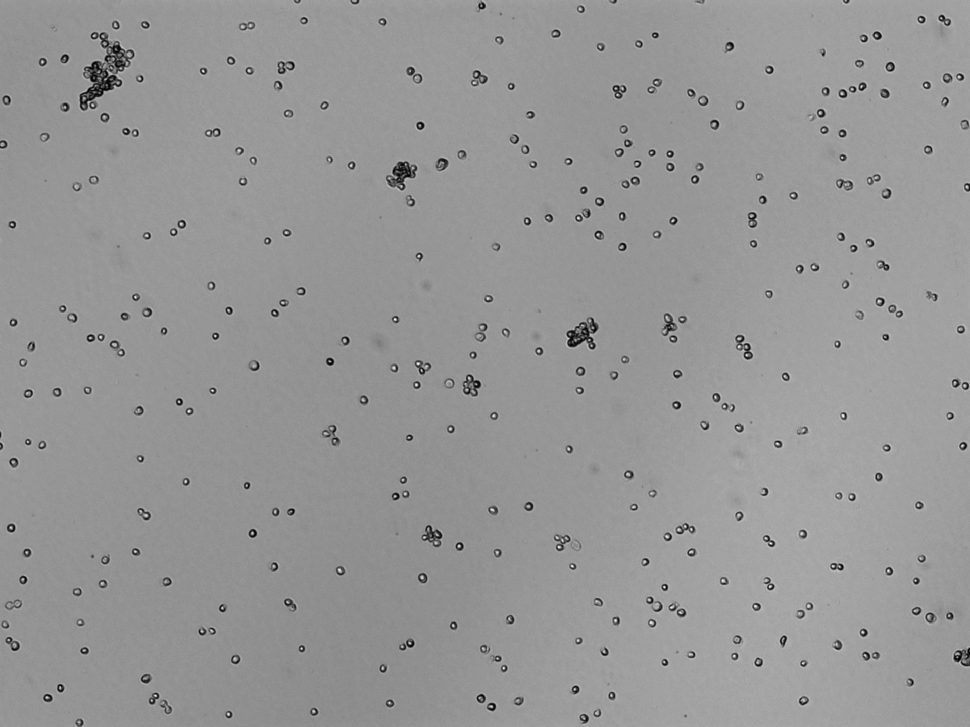
%> input picture ressources/exercise_sols/w5/CellData/Sample E2 - U2OS AP channel.tiff, 970 x 727 px, shrunk from 1920 x 1440 before the run
$ octave --eval "result = CountCellNuclei(imread('CellData/Sample E2 - U2OS AP channel.tiff'));"   (GNU Octave 9; MATLAB toolbox functions it lacks are replaced by stand-ins)
%> lines starting %> are read from the running program, lines starting %| are printed output that depends on the picture; in (x1, y1, x2, y2) boxes, pixels count from 0 and x2, y2 are one past the last pixel; in counts of white or black regions, pixels touching at a corner belong together; the program's own positions count from 1
function [I,N] = CountCellNuclei(Im)
% CountCellNuclei Count the number of cell nuclei in an image
% specially designed for DAPI stained images from Chemometec
% Return an image (I) with cells nuclei and the number of nuclei N

% Fixex threshold
BW = (Im > 10);
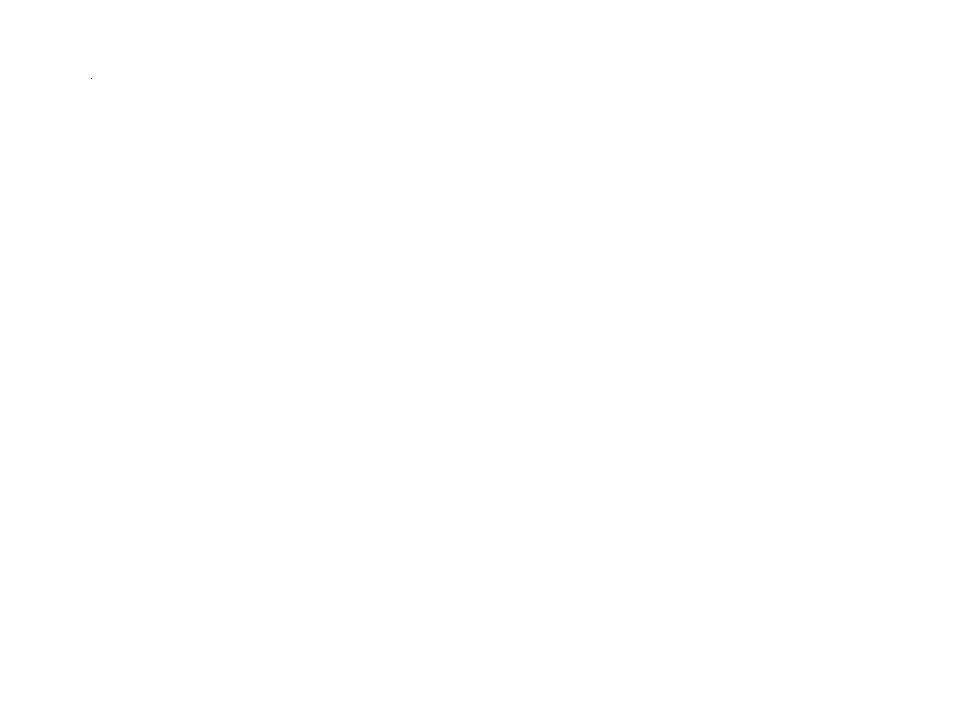
%> BW: size 727x970 logical; 100% white; black in thin lines or dots, all inside (x1, y1, x2, y2) = (91, 78, 92, 79)

% Remove objects touching border
BWc = imclearborder(BW);
%> BWc: size 727x970 logical; every value is 0

% Label blobs
L = bwlabel(BWc,8);
%> L: size 727x970 double; every value is 0

% blob features
cellStats = regionprops(L, 'All');
%> cellStats = 0 regions

cellPerimeter = [cellStats.Perimeter];
%> cellPerimeter = []
cellArea = [cellStats.Area];
%> cellArea = []

% Compute circulatiry
circularity =  (4 * pi * [cellStats.Area]) ./ ([cellStats.Perimeter].^2);
%> circularity = []

% Filter based on circularit and area
idx = find([circularity] > 0.9 & [cellStats.Area] < 200 & [cellStats.Area] > 50);
%> idx = []

% Generate output image and number of found blobs
I = ismember(L,idx);
N = numel(idx);
%> N = 0
